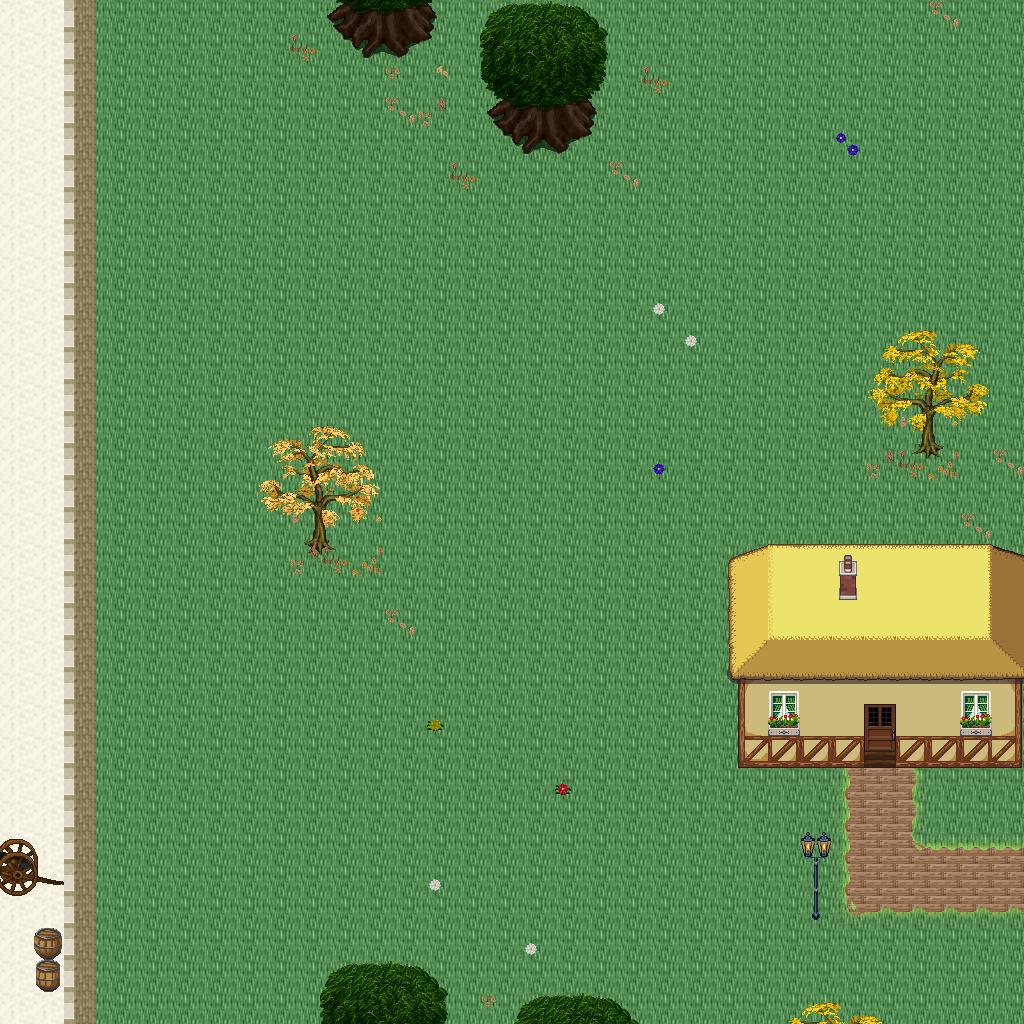

This game map was drawn from its Tiled (.tmx) file and the tilesets committed beside it. A one-line description and the trimmed map source follow:
An orthogonal 32x32 tile map with 32x32 px tiles, 5 tile layers (Ground, Objects, Objects2, Above, ...), 1 hidden layer not drawn, 42 tilesets.

<map version="1.10" tiledversion="1.11.0" orientation="orthogonal" renderorder="right-down" width="32" height="32" tilewidth="32" tileheight="32" infinite="0" nextlayerid="11" nextobjectid="1">
 <tileset firstgid="1" name="logic_collision" tilewidth="32" tileheight="32" tilecount="1" columns="1">
  <image source="../drawable/logic_collision.png" width="32" height="32" />
 </tileset>
 <tileset firstgid="2" name="ground_ground" tilewidth="32" tileheight="32" tilecount="33" columns="3">
  <image source="../drawable/ground_ground.png" width="96" height="352" />
 </tileset>
 <tileset firstgid="35" name="building_castle" tilewidth="32" tileheight="32" tilecount="320" columns="20">
  <image source="../drawable/building_castle.png" width="640" height="512" />
 </tileset>
 <tileset firstgid="355" name="item_weapon_cannon" tilewidth="32" tileheight="32" tilecount="12" columns="3">
  <image source="../drawable/item_weapon_cannon.png" width="96" height="128" />
 </tileset>
 <tileset firstgid="367" name="item_pot_barrels_1" tilewidth="32" tileheight="32" tilecount="8" columns="4">
  <image source="../drawable/item_pot_barrels_1.png" width="128" height="64" />
 </tileset>
 <tileset firstgid="375" name="ground_water_pool" tilewidth="32" tileheight="32" tilecount="72" columns="3">
  <image source="../drawable/ground_water_pool.png" width="96" height="768" />
 </tileset>
 <tileset firstgid="447" name="ground_earth_edges" tilewidth="32" tileheight="32" tilecount="18" columns="6">
  <image source="../drawable/ground_earth_edges.png" width="192" height="96" />
 </tileset>
 <tileset firstgid="465" name="ground_grass_edges" tilewidth="32" tileheight="32" tilecount="36" columns="12">
  <image source="../drawable/ground_grass_edges.png" width="384" height="96" />
 </tileset>
 <tileset firstgid="501" name="ground_grass_corners" tilewidth="32" tileheight="32" tilecount="24" columns="6">
  <image source="../drawable/ground_grass_corners.png" width="192" height="128" />
 </tileset>
 <tileset firstgid="525" name="plant_tree_tree_darkgreen" tilewidth="32" tileheight="32" tilecount="88" columns="8">
  <image source="../drawable/plant_tree_tree_darkgreen.png" width="256" height="352" />
 </tileset>
 <tileset firstgid="613" name="plant_stump_stump_vertical" tilewidth="32" tileheight="32" tilecount="1" columns="1">
  <image source="../drawable/plant_stump_stump_vertical.png" width="32" height="32" />
 </tileset>
 <tileset firstgid="614" name="building_decoration_pool" tilewidth="32" tileheight="32" tilecount="9" columns="3">
  <image source="../drawable/building_decoration_pool.png" width="96" height="96" />
 </tileset>
 <tileset firstgid="623" name="plant_vine" tilewidth="32" tileheight="32" tilecount="3" columns="1">
  <image source="../drawable/plant_vine.png" width="32" height="96" />
 </tileset>
 <tileset firstgid="626" name="plant_flower_leafy_daisy_red" tilewidth="32" tileheight="32" tilecount="8" columns="2">
  <image source="../drawable/plant_flower_leafy_daisy_red.png" width="64" height="128" />
 </tileset>
 <tileset firstgid="634" name="plant_flower_daisy_blue" tilewidth="32" tileheight="32" tilecount="8" columns="2">
  <image source="../drawable/plant_flower_daisy_blue.png" width="64" height="128" />
 </tileset>
 <tileset firstgid="642" name="plant_flower_daisy_white" tilewidth="32" tileheight="32" tilecount="8" columns="2">
  <image source="../drawable/plant_flower_daisy_white.png" width="64" height="128" />
 </tileset>
 <tileset firstgid="650" name="plant_flower_leafy_daisy_yellow" tilewidth="32" tileheight="32" tilecount="8" columns="2">
  <image source="../drawable/plant_flower_leafy_daisy_yellow.png" width="64" height="128" />
 </tileset>
 <tileset firstgid="658" name="plant_flower_foxgloves" tilewidth="32" tileheight="32" tilecount="4" columns="2">
  <image source="../drawable/plant_flower_foxgloves.png" width="64" height="64" />
 </tileset>
 <tileset firstgid="662" name="plant_tree_locust_tree" tilewidth="32" tileheight="32" tilecount="20" columns="4">
  <image source="../drawable/plant_tree_locust_tree.png" width="128" height="160" />
 </tileset>
 <tileset firstgid="682" name="furniture_chair_bench_iron" tilewidth="32" tileheight="32" tilecount="4" columns="2">
  <image source="../drawable/furniture_chair_bench_iron.png" width="64" height="64" />
 </tileset>
 <tileset firstgid="686" name="item_statue_seahorse" tilewidth="32" tileheight="32" tilecount="12" columns="4">
  <image source="../drawable/item_statue_seahorse.png" width="128" height="96" />
 </tileset>
 <tileset firstgid="698" name="building_decoration_chimney_brown_stacks" tilewidth="32" tileheight="32" tilecount="2" columns="1">
  <image source="../drawable/building_decoration_chimney_brown_stacks.png" width="32" height="64" />
 </tileset>
 <tileset firstgid="700" name="plant_flower_small_flower_bed_2" tilewidth="32" tileheight="32" tilecount="12" columns="3">
  <image source="../drawable/plant_flower_small_flower_bed_2.png" width="96" height="128" />
 </tileset>
 <tileset firstgid="712" name="plant_flower_flower_bed_1" tilewidth="32" tileheight="32" tilecount="35" columns="7">
  <image source="../drawable/plant_flower_flower_bed_1.png" width="224" height="160" />
 </tileset>
 <tileset firstgid="747" name="plant_flower_pointed_yellow" tilewidth="32" tileheight="32" tilecount="2" columns="2">
  <image source="../drawable/plant_flower_pointed_yellow.png" width="64" height="32" />
 </tileset>
 <tileset firstgid="749" name="plant_flower_red_white" tilewidth="32" tileheight="32" tilecount="16" columns="4">
  <image source="../drawable/plant_flower_red_white.png" width="128" height="128" />
 </tileset>
 <tileset firstgid="765" name="building_decoration_chimney" tilewidth="32" tileheight="32" tilecount="2" columns="1">
  <image source="../drawable/building_decoration_chimney.png" width="32" height="64" />
 </tileset>
 <tileset firstgid="767" name="furniture_light_lamp_blue" tilewidth="32" tileheight="32" tilecount="3" columns="1">
  <image source="../drawable/furniture_light_lamp_blue.png" width="32" height="96" />
 </tileset>
 <tileset firstgid="770" name="light_dim_light_7x5" tilewidth="32" tileheight="32" tilecount="35" columns="7">
  <image source="../drawable/light_dim_light_7x5.png" width="224" height="160" />
 </tileset>
 <tileset firstgid="805" name="plant_tree_fall_trees" tilewidth="32" tileheight="32" tilecount="40" columns="8">
  <image source="../drawable/plant_tree_fall_trees.png" width="256" height="160" />
 </tileset>
 <tileset firstgid="845" name="logic_item_resources" tilewidth="32" tileheight="32" tilecount="6" columns="6">
  <image source="../drawable/logic_item_resources.png" width="192" height="32" />
 </tileset>
 <tileset firstgid="851" name="logic_item_mushroom" tilewidth="32" tileheight="32" tilecount="6" columns="6">
  <image source="../drawable/logic_item_mushroom.png" width="192" height="32" />
 </tileset>
 <tileset firstgid="857" name="logic_creature_animal" tilewidth="32" tileheight="32" tilecount="32" columns="8">
  <image source="../drawable/logic_creature_animal.png" width="256" height="128" />
 </tileset>
 <tileset firstgid="889" name="plant_leaves" tilewidth="32" tileheight="32" tilecount="8" columns="4">
  <image source="../drawable/plant_leaves.png" width="128" height="64" />
 </tileset>
 <tileset firstgid="897" name="plant_flower_planted_containers" tilewidth="32" tileheight="32" tilecount="16" columns="4">
  <image source="../drawable/plant_flower_planted_containers.png" width="128" height="128" />
 </tileset>
 <tileset firstgid="913" name="building_decoration_banner" tilewidth="32" tileheight="32" tilecount="12" columns="1">
  <image source="../drawable/building_decoration_banner.png" width="32" height="384" />
 </tileset>
 <tileset firstgid="925" name="building_cottage" tilewidth="32" tileheight="32" tilecount="256" columns="16">
  <image source="../drawable/building_cottage.png" width="512" height="512" />
 </tileset>
 <tileset firstgid="1181" name="logic_portal" tilewidth="32" tileheight="32" tilecount="24" columns="8">
  <image source="../drawable/logic_portal.png" width="256" height="96" />
 </tileset>
 <tileset firstgid="1205" name="building_door_doors" tilewidth="32" tileheight="32" tilecount="256" columns="16">
  <image source="../drawable/building_door_doors.png" width="512" height="512" />
 </tileset>
 <tileset firstgid="1461" name="building_roof_thatched_roof" tilewidth="32" tileheight="32" tilecount="256" columns="16">
  <image source="../drawable/building_roof_thatched_roof.png" width="512" height="512" />
 </tileset>
 <tileset firstgid="1717" name="building_window_windows" tilewidth="32" tileheight="32" tilecount="256" columns="16">
  <image source="../drawable/building_window_windows.png" width="512" height="512" />
 </tileset>
 <tileset firstgid="1973" name="ground_ground_3" tilewidth="32" tileheight="32" tilecount="5" columns="5">
  <image source="../drawable/ground_ground_3.png" width="160" height="32" />
 </tileset>
 <layer id="1" name="Ground" width="32" height="32">
  <data>[1024 cells, 1024 non-empty, 4 distinct tile ids]</data>
 </layer>
 <layer id="2" name="Objects" width="32" height="32">
  <data>[1024 cells, 72 non-empty, 34 distinct tile ids]</data>
 </layer>
 <layer id="3" name="Objects2" width="32" height="32">
  <data>[1024 cells, 36 non-empty, 18 distinct tile ids]</data>
 </layer>
 <layer id="4" name="Above" width="32" height="32">
  <data>[1024 cells, 112 non-empty, 69 distinct tile ids]</data>
 </layer>
 <layer id="5" name="Above2" width="32" height="32">
  <data>[1024 cells, 2 non-empty, 2 distinct tile ids]</data>
 </layer>
 <layer id="6" name="Walkable" width="32" height="32" visible="0">
  <data>[1024 cells, 157 non-empty, 1 distinct tile ids]</data>
 </layer>
 <objectgroup id="7" name="Mapevents" />
 <objectgroup id="8" name="Spawn" />
 <objectgroup id="9" name="Keys" />
 <objectgroup id="10" name="Replace" />
</map>
